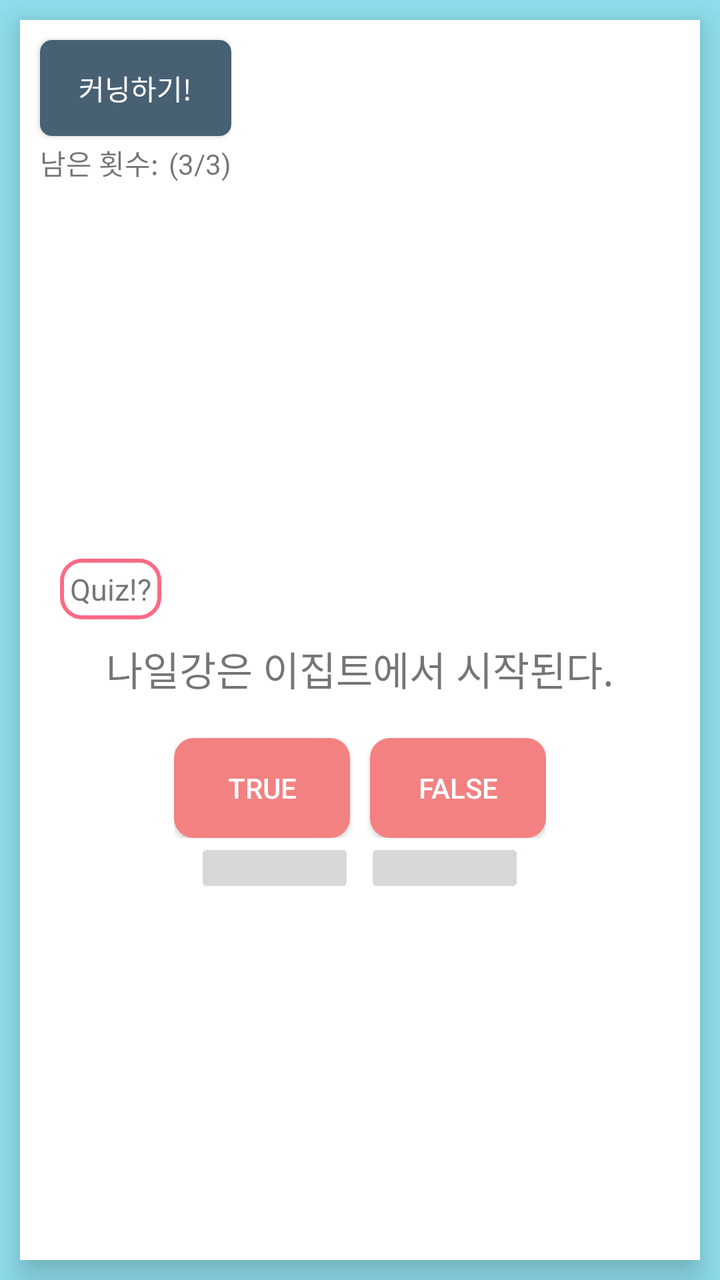
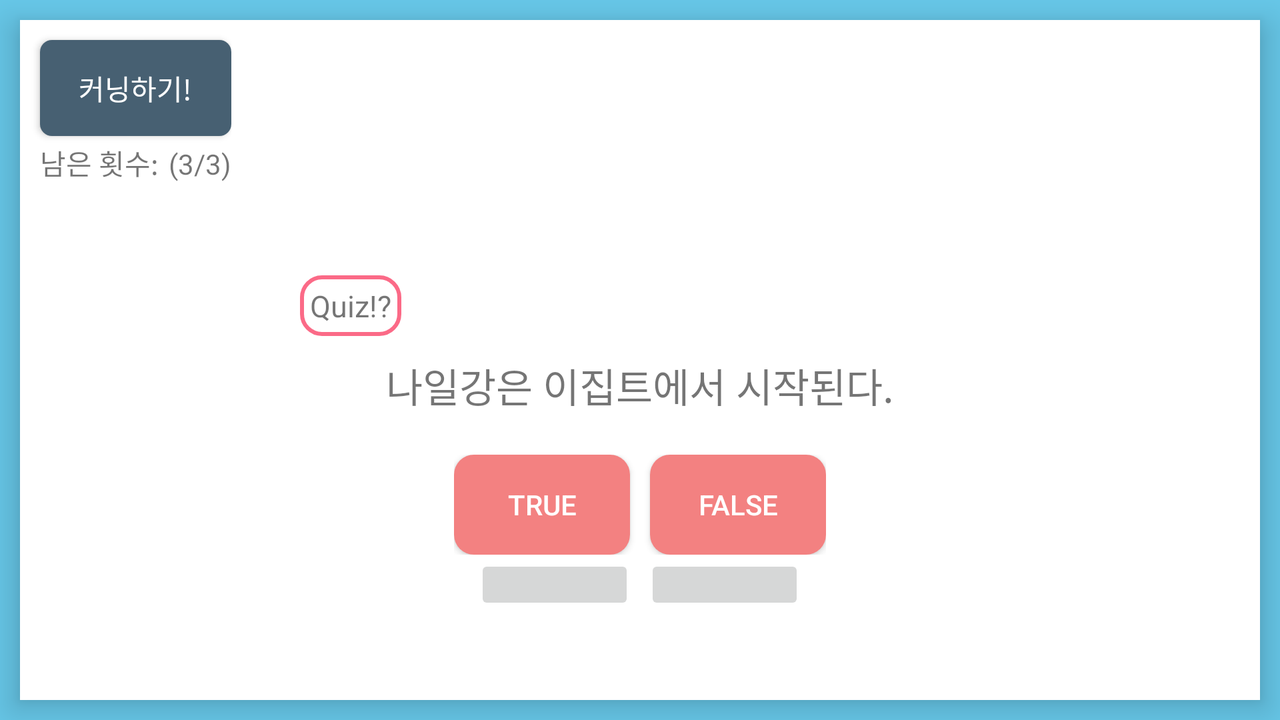

One screen, two layout resources from the same app: the default and the repository's alternative for another configuration. Each is rendered where Android would select it; the XML of both is given below.
<!-- AndroidManifest.xml: application theme Theme.20220324_Chapter1_Style -->
<!-- res/layout/activity_main.xml -->
<?xml version="1.0" encoding="utf-8"?>
<LinearLayout xmlns:android="http://schemas.android.com/apk/res/android"
    xmlns:app="http://schemas.android.com/apk/res-auto"
    xmlns:tools="http://schemas.android.com/tools"
    android:layout_width="match_parent"
    android:orientation="vertical"
    android:layout_height="match_parent"
    android:gravity="center"
    android:background="@color/lightBlue"
    tools:context=".MainActivity">
    <LinearLayout
        android:layout_width="match_parent"
        android:layout_height="match_parent"
        android:layout_margin="10dp"
        android:orientation="vertical"
        android:gravity="center"
        android:background="@color/white"
        android:elevation="10dp"
        >


    <LinearLayout
        android:layout_width="match_parent"
        android:layout_height="0dp"
        android:orientation="horizontal"
        android:layout_weight="1">
        <LinearLayout
            android:layout_width="wrap_content"
            android:layout_height="match_parent"
            android:orientation="vertical">
        <Button
            android:layout_width="match_parent"
            android:layout_height="wrap_content"
            android:id="@+id/cheat_button"
            android:background="@drawable/button_style2"
            android:text="@string/cheat_button"
            android:textColor="@color/white"
            android:elevation="5dp"
            android:layout_marginStart="10dp"
            android:layout_marginTop="10dp"

            />
            <LinearLayout
                android:layout_width="wrap_content"
                android:layout_height="wrap_content"
                android:orientation="horizontal"
                android:layout_marginTop="3dp">
                <TextView
                    android:layout_width="wrap_content"
                    android:layout_height="wrap_content"
                    android:text="@string/cunning_chance"
                    android:textSize="14sp"
                    android:layout_marginStart="10dp"
                    />
                <TextView
                    android:id="@+id/cunning_chance_number"
                    android:layout_marginStart="5dp"
                    android:layout_width="wrap_content"
                    android:layout_height="wrap_content"
                    android:textSize="14sp"
                    android:text="@string/cunning_chance_number"/>
            </LinearLayout>

        </LinearLayout>
    </LinearLayout>


        <LinearLayout
            android:layout_width="match_parent"
            android:layout_height="0dp"
            android:layout_weight="6"
            android:gravity="center"
            android:orientation="vertical">
            <LinearLayout
                android:layout_width="match_parent"
                android:layout_height="wrap_content"
                android:orientation="vertical">
                <TextView
                    android:layout_width="wrap_content"
                    android:layout_height="wrap_content"
                    android:text="@string/question_title"
                    android:textSize="15sp"
                    android:padding="5dp"
                    android:layout_marginStart="20dp"
                    android:background="@drawable/text_style1"
                    android:elevation="10dp"

                    />
            </LinearLayout>

                <TextView
                    android:id="@+id/question_textView"
                    android:layout_width="match_parent"
                    android:layout_height="wrap_content"
                    android:gravity="center_horizontal"
                    android:padding="10dp"
                    android:layout_marginBottom="10dp"
                    android:text="@string/question_africa"
                    android:textSize="20sp" />

            <FrameLayout
                android:layout_width="wrap_content"
                android:layout_height="wrap_content">

                <LinearLayout
                    android:id="@+id/buttonLayout"
                    android:layout_width="wrap_content"
                    android:layout_height="50dp"
                    android:orientation="horizontal">

                    <Button
                        android:id="@+id/true_button"
                        android:layout_width="wrap_content"
                        android:layout_height="match_parent"
                        android:layout_marginEnd="10dp"
                        android:background="@drawable/button_style1"
                        android:elevation="10dp"
                        android:text="@string/true_button"
                        android:textColor="@color/white" />

                    <Button
                        android:id="@+id/false_button"
                        android:layout_width="wrap_content"
                        android:layout_height="match_parent"
                        android:background="@drawable/button_style1"
                        android:elevation="10dp"
                        android:text="@string/false_button"
                        android:textColor="@color/white" />

                </LinearLayout>

                <TextView
                    android:id="@+id/correctedComment"
                    android:layout_width="wrap_content"
                    android:layout_height="match_parent"
                    android:layout_gravity="center"
                    android:contentDescription="@string/correctedQuestionText"
                    android:text="@string/correctedQuestionText"
                    android:visibility="invisible" />
            </FrameLayout>

            <LinearLayout
                android:layout_width="match_parent"
                android:layout_height="wrap_content"
                android:gravity="center_horizontal"
                android:orientation="horizontal">

                <ImageButton
                    android:id="@+id/previous_button"
                    android:layout_width="80dp"
                    android:layout_height="wrap_content"
                    android:layout_marginEnd="5dp"
                    android:contentDescription="@string/previous_Description"
                    android:padding="15dp"

                    android:src="@drawable/arrow_left" />

                <ImageButton
                    android:id="@+id/next_button"
                    android:layout_width="80dp"
                    android:layout_height="wrap_content"
                    android:contentDescription="@string/next_Description"
                    android:padding="15dp"
                    android:src="@drawable/arrow_right"
                    android:text="@string/next_button" />
            </LinearLayout>
        </LinearLayout>

    </LinearLayout>
</LinearLayout>
<!-- resources referenced by this layout -->
<resources>
  <color name="lightBlue">#90E0EF</color>
  <color name="white">#FFFFFFFF</color>
  <!-- drawable button_style1 (drawable) -->
  <?xml version="1.0" encoding="utf-8"?>
  <shape xmlns:android="http://schemas.android.com/apk/res/android">
      <corners android:radius="10dp"/>
      <stroke android:color="@color/white"/>
      <solid android:color="#FFF38181"/>
  
  </shape>
  <!-- drawable button_style2 (drawable) -->
  <?xml version="1.0" encoding="utf-8"?>
  <shape xmlns:android="http://schemas.android.com/apk/res/android">
      <corners android:radius="6dp"/>
      <stroke android:color="@color/white"/>
      <solid android:color="#476072"/>
  
  </shape>
  <!-- drawable text_style1 (drawable) -->
  <?xml version="1.0" encoding="utf-8"?>
  <shape xmlns:android="http://schemas.android.com/apk/res/android">
  
      <stroke android:color="@color/coralPink"
          android:width="2dp"
          />
      <corners android:radius="10dp"/>
  </shape>
  <string name="cheat_button">커닝하기!</string>
  <string name="correctedQuestionText">정답 처리되었습니다.</string>
  <string name="cunning_chance">남은 횟수:</string>
  <string name="cunning_chance_number">(3/3)</string>
  <string name="false_button">False</string>
  <string name="next_Description">다음 버튼</string>
  <string name="next_button">Next</string>
  <string name="previous_Description">이전 버튼</string>
  <string name="question_africa">나일강은 이집트에서 시작된다.</string>
  <string name="question_title">Quiz!?</string>
  <string name="true_button">True</string>
  <style name="Theme.20220324_Chapter1_Style" parent="Theme.AppCompat.DayNight.DarkActionBar">
          
          <item name="colorPrimary">@color/brightBlue</item>
          <item name="colorPrimaryVariant">#03045E</item>
          <item name="colorOnPrimary">@color/white</item>
          
          <item name="colorSecondary">@color/teal_200</item>
          <item name="colorSecondaryVariant">@color/teal_700</item>
          <item name="colorOnSecondary">@color/white</item>
          
          <item name="android:statusBarColor" tools:targetApi="l">?attr/colorPrimaryVariant</item>
          
      </style>
  <color name="coralPink">#FB6A87</color>
  <color name="brightBlue">#00B4D8</color>
  <color name="teal_200">#FF03DAC5</color>
  <color name="teal_700">#FF018786</color>
</resources>
<!-- res/layout-land/activity_main.xml (the repository's variant of the layout above) -->
<!-- drawn on the phone turned sideways -->
<?xml version="1.0" encoding="utf-8"?>
<LinearLayout xmlns:android="http://schemas.android.com/apk/res/android"
    android:layout_width="match_parent"
    android:gravity="center"
    android:background="@color/skyBlue"
    android:layout_height="match_parent">
    <LinearLayout
        android:layout_width="match_parent"
        android:layout_height="match_parent"
        android:layout_margin="10dp"
        android:orientation="vertical"
        android:gravity="center"
        android:background="@color/white"
        android:elevation="10dp"
        >


        <LinearLayout
            android:layout_width="match_parent"
            android:layout_height="0dp"
            android:orientation="horizontal"
            android:layout_weight="2">
            <LinearLayout
                android:layout_width="wrap_content"
                android:layout_height="match_parent"
                android:orientation="vertical">
                <Button
                    android:layout_width="match_parent"
                    android:layout_height="wrap_content"
                    android:id="@+id/cheat_button"
                    android:background="@drawable/button_style2"
                    android:text="@string/cheat_button"
                    android:textColor="@color/white"
                    android:elevation="5dp"
                    android:layout_marginStart="10dp"
                    android:layout_marginTop="10dp"

                    />
                <LinearLayout
                    android:layout_width="wrap_content"
                    android:layout_height="wrap_content"
                    android:orientation="horizontal"
                    android:layout_marginTop="3dp">
                    <TextView
                        android:layout_width="wrap_content"
                        android:layout_height="wrap_content"
                        android:text="@string/cunning_chance"
                        android:textSize="14sp"
                        android:layout_marginStart="10dp"
                        />
                    <TextView
                        android:id="@+id/cunning_chance_number"
                        android:layout_marginStart="5dp"
                        android:layout_width="wrap_content"
                        android:layout_height="wrap_content"
                        android:textSize="14sp"
                        android:text="@string/cunning_chance_number"/>
                </LinearLayout>

            </LinearLayout>
        </LinearLayout>


        <LinearLayout
            android:layout_width="match_parent"
            android:layout_height="0dp"
            android:layout_weight="6"
            android:gravity="center"
            android:orientation="vertical">
            <LinearLayout
                android:layout_width="match_parent"
                android:layout_height="wrap_content"
                android:orientation="vertical">
                <TextView
                    android:layout_width="wrap_content"
                    android:layout_height="wrap_content"
                    android:text="@string/question_title"
                    android:textSize="15sp"
                    android:padding="5dp"
                    android:layout_marginStart="140dp"
                    android:background="@drawable/text_style1"
                    android:elevation="10dp"

                    />
            </LinearLayout>

            <TextView
                android:id="@+id/question_textView"
                android:layout_width="match_parent"
                android:layout_height="wrap_content"
                android:gravity="center_horizontal"
                android:padding="10dp"
                android:layout_marginBottom="10dp"
                android:text="@string/question_africa"
                android:textSize="20sp" />

            <FrameLayout
                android:layout_width="wrap_content"
                android:layout_height="wrap_content">

                <LinearLayout
                    android:id="@+id/buttonLayout"
                    android:layout_width="wrap_content"
                    android:layout_height="50dp"
                    android:orientation="horizontal">

                    <Button
                        android:id="@+id/true_button"
                        android:layout_width="wrap_content"
                        android:layout_height="match_parent"
                        android:layout_marginEnd="10dp"
                        android:background="@drawable/button_style1"
                        android:elevation="10dp"
                        android:text="@string/true_button"
                        android:textColor="@color/white" />

                    <Button
                        android:id="@+id/false_button"
                        android:layout_width="wrap_content"
                        android:layout_height="match_parent"
                        android:background="@drawable/button_style1"
                        android:elevation="10dp"
                        android:text="@string/false_button"
                        android:textColor="@color/white" />

                </LinearLayout>

                <TextView
                    android:id="@+id/correctedComment"
                    android:layout_width="wrap_content"
                    android:layout_height="match_parent"
                    android:layout_gravity="center"
                    android:contentDescription="@string/correctedQuestionText"
                    android:text="@string/correctedQuestionText"
                    android:visibility="invisible" />
            </FrameLayout>

            <LinearLayout
                android:layout_width="match_parent"
                android:layout_height="wrap_content"
                android:gravity="center_horizontal"
                android:orientation="horizontal">

                <ImageButton
                    android:id="@+id/previous_button"
                    android:layout_width="80dp"
                    android:layout_height="wrap_content"
                    android:layout_marginEnd="5dp"
                    android:contentDescription="@string/previous_Description"
                    android:padding="15dp"

                    android:src="@drawable/arrow_left" />

                <ImageButton
                    android:id="@+id/next_button"
                    android:layout_width="80dp"
                    android:layout_height="wrap_content"
                    android:contentDescription="@string/next_Description"
                    android:padding="15dp"
                    android:src="@drawable/arrow_right"
                    android:text="@string/next_button" />
            </LinearLayout>
        </LinearLayout>

    </LinearLayout>
</LinearLayout>
<!-- resources referenced by the variant -->
<!-- as the phone turned sideways resolves them -->
<resources>
  <color name="skyBlue">#67C8E9</color>
  <color name="white">#FFFFFFFF</color>
  <!-- drawable button_style1 (drawable) -->
  <?xml version="1.0" encoding="utf-8"?>
  <shape xmlns:android="http://schemas.android.com/apk/res/android">
      <corners android:radius="10dp"/>
      <stroke android:color="@color/white"/>
      <solid android:color="#FFF38181"/>
  
  </shape>
  <!-- drawable button_style2 (drawable) -->
  <?xml version="1.0" encoding="utf-8"?>
  <shape xmlns:android="http://schemas.android.com/apk/res/android">
      <corners android:radius="6dp"/>
      <stroke android:color="@color/white"/>
      <solid android:color="#476072"/>
  
  </shape>
  <!-- drawable text_style1 (drawable) -->
  <?xml version="1.0" encoding="utf-8"?>
  <shape xmlns:android="http://schemas.android.com/apk/res/android">
  
      <stroke android:color="@color/coralPink"
          android:width="2dp"
          />
      <corners android:radius="10dp"/>
  </shape>
  <string name="cheat_button">커닝하기!</string>
  <string name="correctedQuestionText">정답 처리되었습니다.</string>
  <string name="cunning_chance">남은 횟수:</string>
  <string name="cunning_chance_number">(3/3)</string>
  <string name="false_button">False</string>
  <string name="next_Description">다음 버튼</string>
  <string name="next_button">Next</string>
  <string name="previous_Description">이전 버튼</string>
  <string name="question_africa">나일강은 이집트에서 시작된다.</string>
  <string name="question_title">Quiz!?</string>
  <string name="true_button">True</string>
  <style name="Theme.20220324_Chapter1_Style" parent="Theme.AppCompat.DayNight.DarkActionBar">
          
          <item name="colorPrimary">@color/brightBlue</item>
          <item name="colorPrimaryVariant">#03045E</item>
          <item name="colorOnPrimary">@color/white</item>
          
          <item name="colorSecondary">@color/teal_200</item>
          <item name="colorSecondaryVariant">@color/teal_700</item>
          <item name="colorOnSecondary">@color/white</item>
          
          <item name="android:statusBarColor" tools:targetApi="l">?attr/colorPrimaryVariant</item>
          
      </style>
  <color name="coralPink">#FB6A87</color>
  <color name="brightBlue">#00B4D8</color>
  <color name="teal_200">#FF03DAC5</color>
  <color name="teal_700">#FF018786</color>
</resources>
